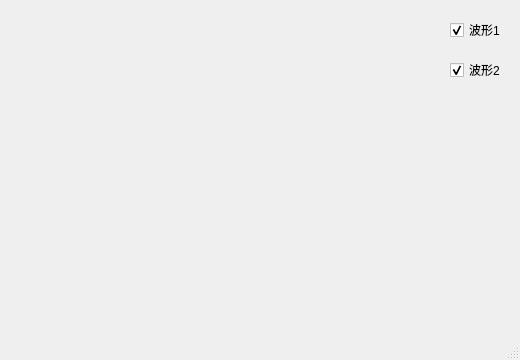
<?xml version="1.0" encoding="UTF-8"?>
<ui version="4.0">
 <class>MainWindow</class>
 <widget class="QMainWindow" name="MainWindow">
  <property name="geometry">
   <rect>
    <x>0</x>
    <y>0</y>
    <width>520</width>
    <height>360</height>
   </rect>
  </property>
  <property name="windowTitle">
   <string>MainWindow</string>
  </property>
  <widget class="QWidget" name="centralwidget">
   <layout class="QHBoxLayout" name="horizontalLayout">
    <item>
     <widget class="QCustomPlot" name="widget_1" native="true"/>
    </item>
    <item>
     <widget class="QWidget" name="widget" native="true">
      <property name="maximumSize">
       <size>
        <width>70</width>
        <height>2000</height>
       </size>
      </property>
      <layout class="QVBoxLayout" name="verticalLayout">
       <item>
        <widget class="QCheckBox" name="checkBox_1">
         <property name="enabled">
          <bool>true</bool>
         </property>
         <property name="text">
          <string>波形1</string>
         </property>
         <property name="checked">
          <bool>true</bool>
         </property>
        </widget>
       </item>
       <item>
        <spacer name="verticalSpacer_2">
         <property name="orientation">
          <enum>Qt::Vertical</enum>
         </property>
         <property name="sizeType">
          <enum>QSizePolicy::Fixed</enum>
         </property>
         <property name="sizeHint" stdset="0">
          <size>
           <width>20</width>
           <height>10</height>
          </size>
         </property>
        </spacer>
       </item>
       <item>
        <widget class="QCheckBox" name="checkBox_2">
         <property name="text">
          <string>波形2</string>
         </property>
         <property name="checked">
          <bool>true</bool>
         </property>
        </widget>
       </item>
       <item>
        <spacer name="verticalSpacer">
         <property name="orientation">
          <enum>Qt::Vertical</enum>
         </property>
         <property name="sizeHint" stdset="0">
          <size>
           <width>20</width>
           <height>40</height>
          </size>
         </property>
        </spacer>
       </item>
      </layout>
     </widget>
    </item>
   </layout>
  </widget>
  <widget class="QMenuBar" name="menubar">
   <property name="geometry">
    <rect>
     <x>0</x>
     <y>0</y>
     <width>520</width>
     <height>23</height>
    </rect>
   </property>
  </widget>
  <widget class="QStatusBar" name="statusbar"/>
 </widget>
 <customwidgets>
  <customwidget>
   <class>QCustomPlot</class>
   <extends>QWidget</extends>
   <header>qcustomplot.h</header>
   <container>1</container>
  </customwidget>
 </customwidgets>
 <resources/>
 <connections/>
</ui>
